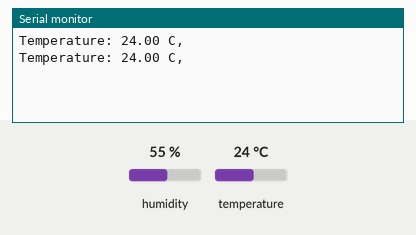
This sketch was run on a simulated Arduino Uno, built with avr-gcc and run on an emulated ATmega328P. Shown: the last lines printed to the serial monitor. The inputs (shaded band) are chosen by the test bench; at power-on: temperature 24 °C, humidity 55 %.

Above: at 4.8 s.
4.9 s: temperature set to 12 °C
At 7.3 s:
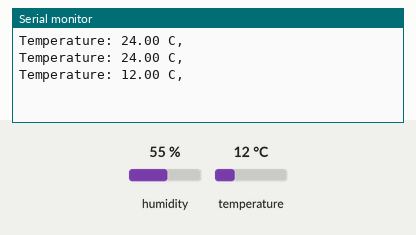
7.9 s: temperature set to 19 °C
At 8.5 s:
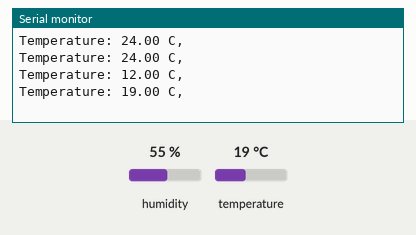
Timing chart, 0 to 10.9 s (numbered marks = the images above; inputs shaded):
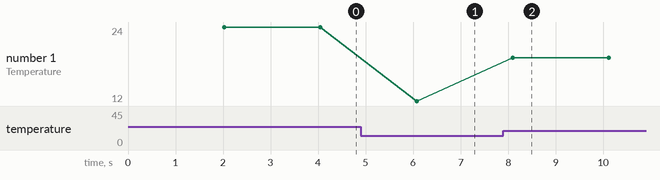

The sketch:

TempSensor.ino
```cpp
#include <DHT.h>
#define DHTPIN 2
#define DHTTYPE 11

DHT dht (DHTPIN, DHTTYPE);
float temp;
float humid;
float heatindex;
float threshold;


void setup() {
  Serial.begin(9600);
  dht.begin();
  threshold = 50;
}

void loop() {
  // put your main code here, to run repeatedly:
  delay(2000);
  humid = dht.readHumidity();
  temp = dht.readTemperature();

  if (isnan(temp)){
    Serial.print(F("Temperature reading failed"));
  }
  //else if(temp < threshold){
    Serial.print(F("\nTemperature: "));
    Serial.print(temp);
    Serial.print(F(" C,"));
    //threshold = temp;
  //}
  /*
  heatindex = dht.computeHeatIndex(temp, humid);
  if (isnan(humid)){
    Serial.print(F("Humidity reading failed"));
  }
  else {
    Serial.print(F("\nHumidity: "));
    Serial.print(humid);
  }
  if (isnan(temp)){
    Serial.print(F("Temperature reading failed"));
  }
  else {
    Serial.print(F("% \nTemperature: "));
    Serial.print(temp);
    Serial.print(F(" C "));
  }
  if(!(isnan(humid)||isnan(temp))){
    Serial.print(F("\nHeat Index: "));
    Serial.print(heatindex);
    Serial.print(F(" C"));

  }
 */


}
```

Measured:
- after the input at 4.9 s, the serial monitor: prints a new line after 1.2 s (image 1)
- after the input at 7.9 s, the serial monitor: prints a new line after 0.20 s (image 2)
- plotted number 1: 24 → 12 after the input at 4.9 s, 12 → 19 after the input at 7.9 s
